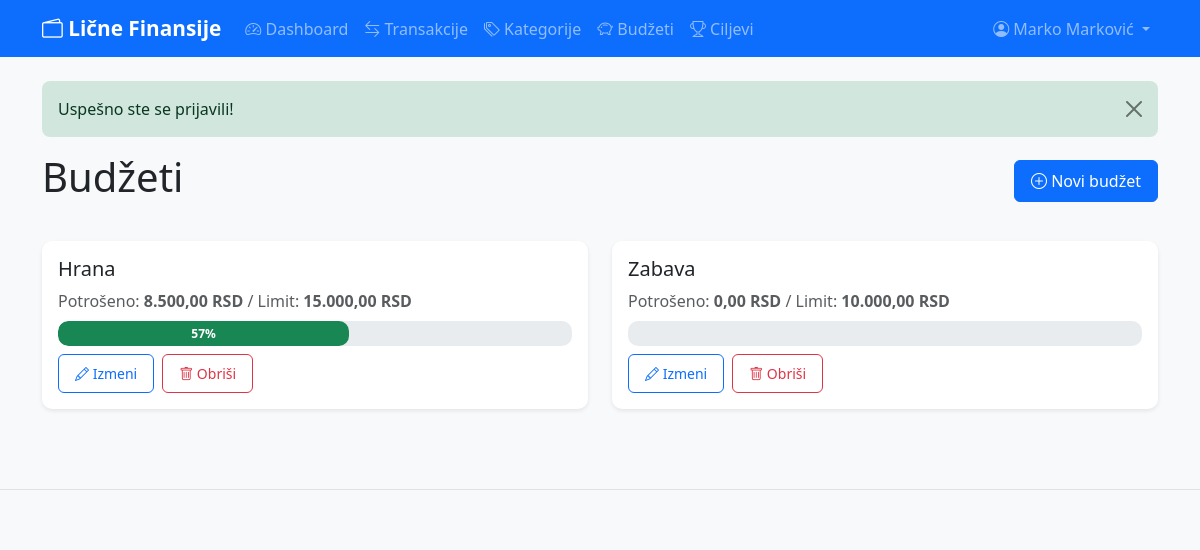
The page /budgets/index.php (signed in) on the database its author committed.
### tables this page shows
CREATE TABLE budgets (
    id INT AUTO_INCREMENT PRIMARY KEY,
    user_id INT NOT NULL,
    category_id INT NOT NULL,
    period ENUM('mesec', 'kvartal', 'godina') NOT NULL,
    period_start DATE NOT NULL,
    limit_amount DECIMAL(12,2) NOT NULL,
    created_at TIMESTAMP DEFAULT CURRENT_TIMESTAMP,
    UNIQUE KEY unique_budget (user_id, category_id, period, period_start),
    FOREIGN KEY (user_id) REFERENCES users(id) ON DELETE CASCADE,
    FOREIGN KEY (category_id) REFERENCES categories(id) ON DELETE CASCADE,
    INDEX idx_user_period (user_id, period_start)
);

CREATE TABLE categories (
    id INT AUTO_INCREMENT PRIMARY KEY,
    user_id INT NOT NULL,
    name VARCHAR(100) NOT NULL,
    type ENUM('prihod', 'rashod') NOT NULL,
    color VARCHAR(7) NULL,
    created_at TIMESTAMP DEFAULT CURRENT_TIMESTAMP,
    UNIQUE KEY unique_user_category (user_id, name, type),
    FOREIGN KEY (user_id) REFERENCES users(id) ON DELETE CASCADE,
    INDEX idx_user_type (user_id, type)
);

### src/Core/Database.php (called while the page is built, shortened)
<?php
class Database {
    private static ?PDO $instance = null;
    public static function getInstance(): PDO {
        if (self::$instance === null) {
            try {
                $host = defined('DB_HOST') ? DB_HOST : '127.0.0.1';
                $port = defined('DB_PORT') ? DB_PORT : '3306';
                $name = defined('DB_NAME') ? DB_NAME : 'finance_tracker';
                $charset = defined('DB_CHARSET') ? DB_CHARSET : 'utf8mb4';
                $dsn = "mysql:host={$host};port={$port};dbname={$name};charset={$charset}";
                self::$instance = new PDO($dsn, DB_USER, DB_PASS);
                self::$instance->setAttribute(PDO::ATTR_ERRMODE, PDO::ERRMODE_EXCEPTION);
                self::$instance->setAttribute(PDO::ATTR_DEFAULT_FETCH_MODE, PDO::FETCH_ASSOC);
                self::$instance->setAttribute(PDO::ATTR_EMULATE_PREPARES, false);
            } catch (PDOException $e) {
                die("Greška konekcije: " . $e->getMessage());
            }
        }
        return self::$instance;
    }
}

### src/Core/Session.php (called while the page is built, shortened)
<?php
class Session {
    public static function get(string $key, $default = null) {
        return $_SESSION[$key] ?? $default;
    }
    public static function has(string $key): bool {
        return isset($_SESSION[$key]);
    }
}

### src/Core/Auth.php (called while the page is built, shortened)
<?php
class Auth {
    public function isLoggedIn(): bool {
        return Session::has('user_id');
    }
    public function currentUser(): ?array {
        return [
            'id' => Session::get('user_id'),
            'name' => Session::get('user_name'),
            'email' => Session::get('user_email'),
            'role' => Session::get('user_role')
        ];
    }
}

### src/Repositories/BaseRepository.php (called while the page is built, shortened)
<?php
abstract class BaseRepository implements CrudRepositoryInterface {
    public function __construct() {
        $this->db = Database::getInstance();
    }
}

### src/Repositories/BudgetRepository.php (called while the page is built, shortened)
<?php
class BudgetRepository extends BaseRepository {
    protected string $table = 'budgets';
    public function getUserBudgetsWithSpent(int $userId): array {
        $sql = "SELECT b.*,
                       c.name AS category_name,
                       COALESCE(SUM(CASE
                            WHEN t.type = 'rashod'
                              AND t.occurred_on >= b.period_start
                              AND t.occurred_on <
                                  CASE b.period
                                    WHEN 'mesec'   THEN DATE_ADD(b.period_start, INTERVAL 1 MONTH)
                                    WHEN 'kvartal' THEN DATE_ADD(b.period_start, INTERVAL 3 MONTH)
                                    WHEN 'godina'  THEN DATE_ADD(b.period_start, INTERVAL 1 YEAR)
                                  END
                            THEN t.amount ELSE 0 END), 0) AS spent
                FROM {$this->table} b
                JOIN categories c ON b.category_id = c.id
                LEFT JOIN transactions t
                       ON t.user_id = b.user_id
                      AND t.category_id = b.category_id
                WHERE b.user_id = :user_id
                GROUP BY b.id
                ORDER BY c.name";
        $stmt = $this->db->prepare($sql);
        $stmt->execute(['user_id' => $userId]);
        return $stmt->fetchAll();
    }
}

### src/Helpers/functions.php (called while the page is built, shortened)
<?php
function e(?string $value): string {
    return htmlspecialchars($value ?? '', ENT_QUOTES, 'UTF-8');
}
function formatRsd(float $amount): string {
    return number_format($amount, 2, ',', '.') . ' RSD';
}

### src/Services/BudgetService.php (called while the page is built, shortened)
<?php
class BudgetService {
    public function calculateUsagePercentage(float $spent, float $limit): float {
        return min(($spent / $limit) * 100, 100);
    }
    public function getBudgetStatus(float $percentage): array {
        if ($percentage >= 100) {
            return ['class' => 'danger', 'text' => 'Premašen'];
        } elseif ($percentage >= 80) {
            return ['class' => 'warning', 'text' => 'Upozorenje'];
        } else {
            return ['class' => 'success', 'text' => 'OK'];
        }
    }
}

### public/budgets/index.php (the view, shortened to what this page needs)
<?php
require_once '../../src/Helpers/functions.php';
spl_autoload_register(function ($class) {
    $prefix = 'App\\';
    $base_dir = __DIR__ . '/../../src/';
    $len = strlen($prefix);
    $relative_class = substr($class, $len);
    $file = $base_dir . str_replace('\\', '/', $relative_class) . '.php';
});
$auth = new Auth();
$user = $auth->currentUser();
$budgetRepo = new BudgetRepository();
$budgetService = new BudgetService();
$budgets = $budgetRepo->getUserBudgetsWithSpent($user['id']);
include '../../views/partials/header.php';
?>
<div class="d-flex justify-content-between align-items-center mb-4">
    <h1>Budžeti</h1>
    <a href="/budgets/create.php" class="btn btn-primary">
        <i class="bi bi-plus-circle"></i> Novi budžet
    </a>
</div>
<div class="row">
    <?php if (empty($budgets)): ?>
        <div class="col-12">
            <div class="alert alert-info">
                <i class="bi bi-info-circle"></i> Nemate postavljene budžete za ovaj mesec.
            </div>
        </div>
    <?php else: ?>
        <?php foreach ($budgets as $budget):
            $percentage = $budgetService->calculateUsagePercentage($budget['spent'], $budget['limit_amount']);
            $status = $budgetService->getBudgetStatus($percentage);
        ?>
        <div class="col-md-6 mb-4">
            <div class="card">
                <div class="card-body">
                    <h5 class="card-title"><?= e($budget['category_name']) ?></h5>
                    <p class="text-muted mb-2">
                        Potrošeno: <strong><?= formatRsd($budget['spent']) ?></strong> /
                        Limit: <strong><?= formatRsd($budget['limit_amount']) ?></strong>
                    </p>
                    <div class="progress mb-2" style="height: 25px;">
                        <div class="progress-bar bg-<?= $status['class'] ?>"
                             style="width: <?= $percentage ?>%">
                            <?= round($percentage) ?>%
                        </div>
                    </div>
                    <div class="d-flex gap-2">
                        <a href="/budgets/edit.php?id=<?= $budget['id'] ?>"
                           class="btn btn-sm btn-outline-primary">
                            <i class="bi bi-pencil"></i> Izmeni
                        </a>
                        <form method="POST" class="d-inline"
                              onsubmit="return confirm('Da li ste sigurni?')">
                            <button type="submit" name="delete" value="<?= $budget['id'] ?>"
                                    class="btn btn-sm btn-outline-danger">
                                <i class="bi bi-trash"></i> Obriši
                            </button>
                        </form>
                    </div>
                </div>
            </div>
        </div>
        <?php endforeach; ?>
    <?php endif; ?>
</div>
<?php include '../../views/partials/footer.php'; ?>

### public/assets/css/custom.css (style rules this page uses)
body { background-color: #f8f9fa; font-family: 'Segoe UI', Tahoma, Geneva, Verdana, sans-serif; }
.card { border: none; border-radius: 10px; box-shadow: 0 2px 4px rgba(0, 0, 0, 0.08); transition: transform 0.2s, box-shadow 0.2s; }
.btn { border-radius: 6px; padding: 8px 16px; font-weight: 500; transition: all 0.2s; }
.progress { border-radius: 10px; background-color: #e9ecef; }
.progress-bar { border-radius: 10px; font-weight: 600; }
.card { animation: fadeIn 0.3s ease-out; }
.mb-4 { margin-bottom: 2rem !important; }

### rows shown on the page
budgets: category.name "Hrana", spent "8.500,00 RSD", limit_amount "15.000,00 RSD", $percentage 56.666666666667 (drawn), percentage "57", $budget['id'] 1 (drawn)
budgets: category.name "Zabava", spent "0,00 RSD", limit_amount "10.000,00 RSD", $budget['id'] 2 (drawn)

### other values the page prints
APP_NAME "Lične Finansije"
Session::get('user_name') "Marko Marković"
$flash['message'] "Uspešno ste se prijavili!"
